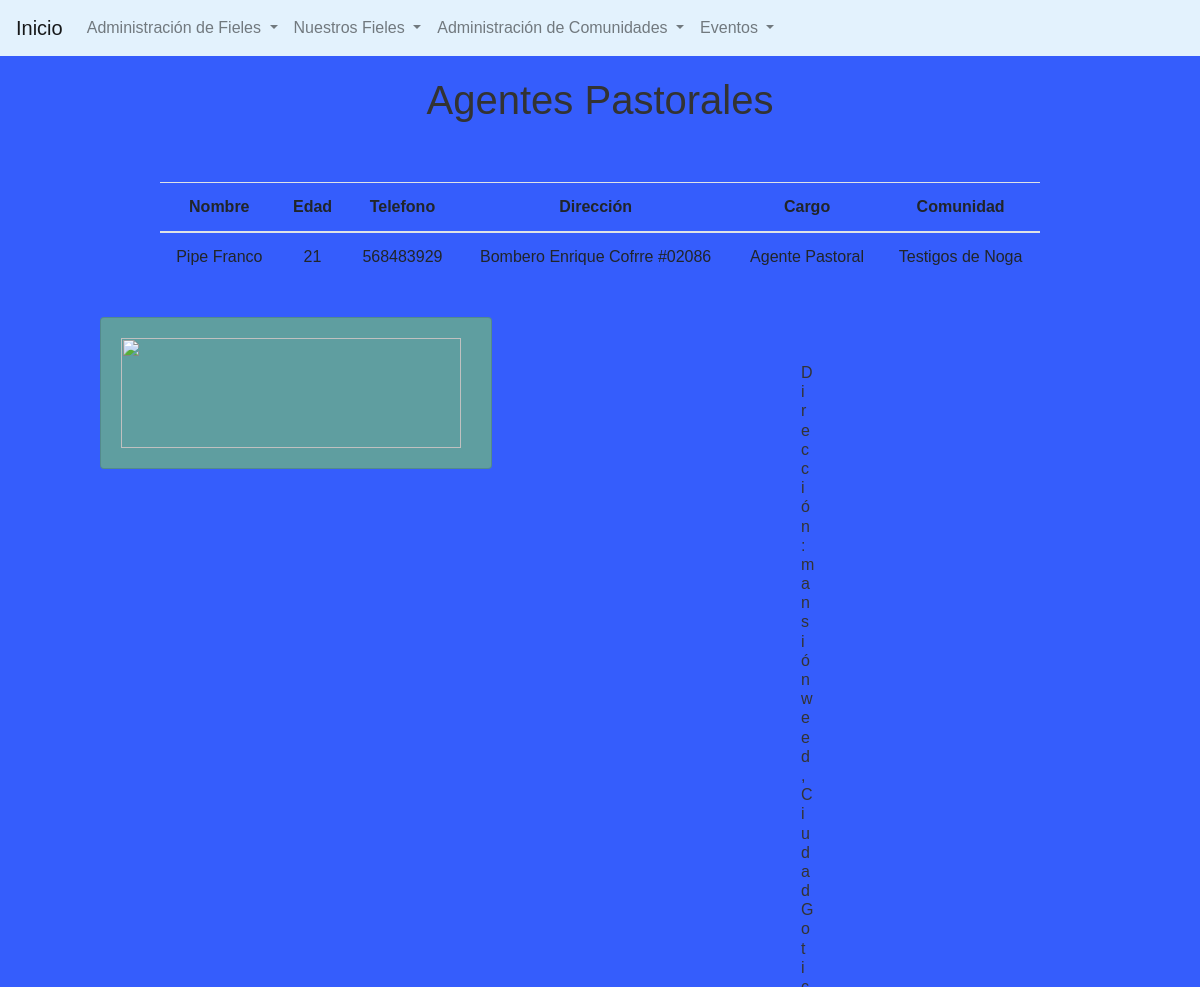
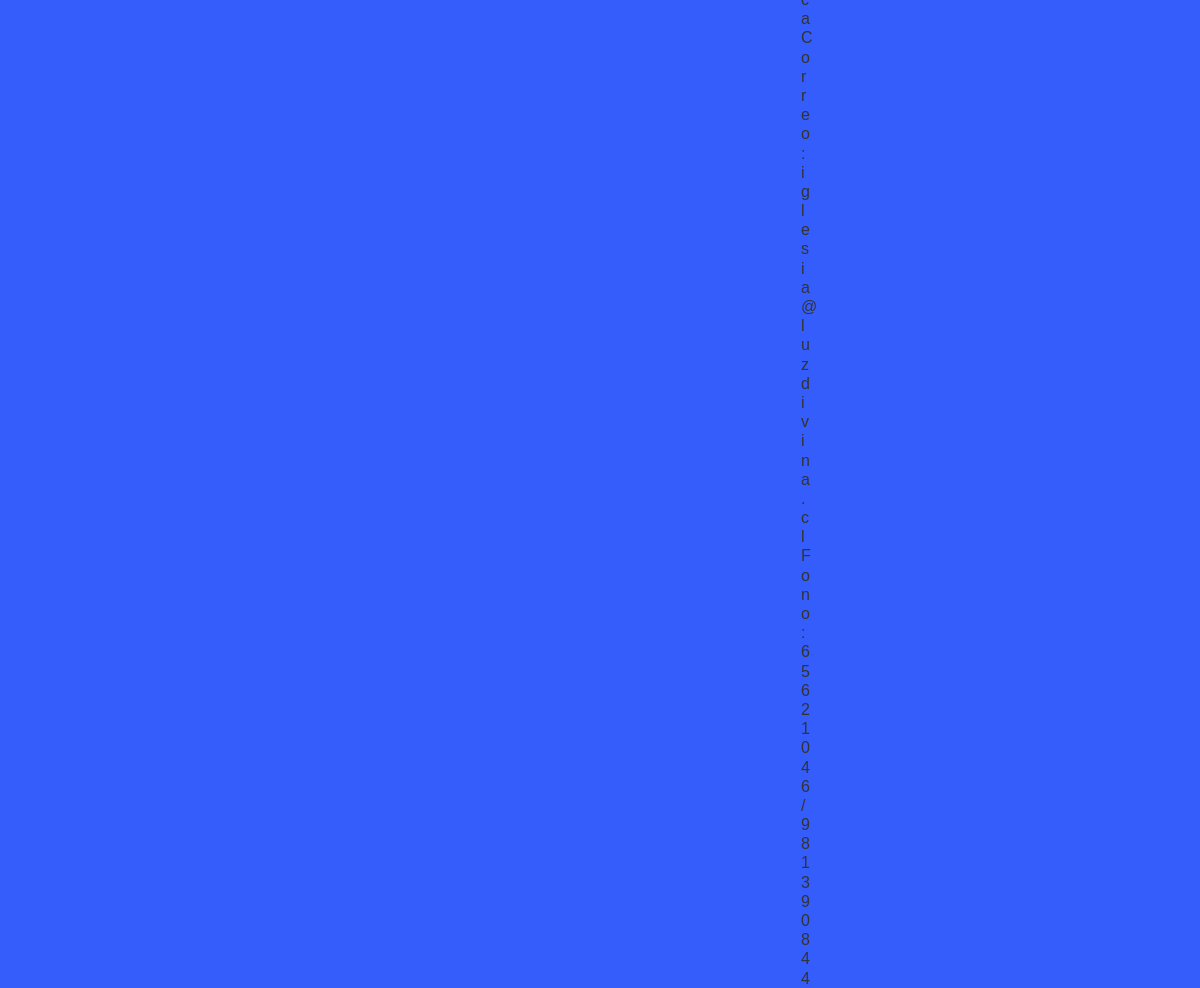
The app's page /listado_agentes_pastorales/ with its own data (2 pictures, top to bottom).
### core/models.py (models this page shows, shortened)
class Persona(models.Model):
    nombre = models.CharField(max_length=40)
    apellido = models.CharField(max_length=40)
    edad = models.IntegerField()
    sexo = models.CharField(max_length=20)
    telefono = models.CharField(max_length=15)
    direccion = models.CharField(max_length=50)
    tipo_persona = models.ForeignKey(TipoPersona, on_delete=models.CASCADE, related_name='cargo')
    tipo_evento = models.ForeignKey(TipoEvento, on_delete=models.CASCADE, null=True)
    comunidad = models.ForeignKey(Comunidad, on_delete=models.CASCADE, null=True)
    class Meta:
        verbose_name = "Persona"
        verbose_name_plural = "Personas"

class TipoPersona(models.Model):
    descripcion = models.CharField(max_length=30)
    class Meta:
        verbose_name = "Tipo de Persona"
        verbose_name_plural = "Tipos de Persona"

class Comunidad(models.Model):
    descripcion = models.CharField(max_length=30)
    ubicacion = models.CharField(max_length=30)
    class Meta:
        verbose_name = "Comunidad"
        verbose_name_plural = "Comunidades"

### core/views.py (the view)
# urls.py: path('listado_agentes_pastorales/', views.ListadoAgentesPastorales, name='listado_agentes_pastorales'),
def ListadoAgentesPastorales(request):
    agentes = Persona.objects.filter(tipo_persona__descripcion='Agente Pastoral')
    return render(request, 'core/lista_agentes_pastorales.html', {'agentes':agentes})

### core/processors.py (called while the page is built)
def VariableBase(request):
    tipos_persona = TipoPersona.objects.all()
    tipos_evento = TipoEvento.objects.all()
    comunidades = Comunidad.objects.all()
    variables = {
        'tp':tipos_persona,
        'te':tipos_evento,
        'c':comunidades,
    }
    return variables

### core/templates/core/lista_agentes_pastorales.html (shortened to what this page needs)
{% extends 'core/base.html' %}
{% load static %}
{% block contenido %}
<h1>Agentes Pastorales</h1>
<div class="row">
        <table class="table table-hover" style="width: 80%; margin-left: 10%; margin-top: 50px;">
            <thead>
                <tr>
                    <th scope="col">Nombre</th>
                    <th scope="col">Edad</th>
                    <th scope="col">Telefono</th>
                    <th scope="col">Dirección</th>
                    <th scope="col">Cargo</th>
                    <th scope="col">Comunidad</th>
                </tr>
            </thead>
            <tbody>
                {% for p in agentes %}
                <tr>
                    <td>{{ p.nombre|add:' '|add:p.apellido }}</td>
                    <td>{{ p.edad }}</td>
                    <td>{{ p.telefono }}</td>
                    <td>{{ p.direccion }}</td>
                    <td>{{ p.tipo_persona.descripcion }}</td>
                    <td>{{ p.comunidad.descripcion }}</td>
                </tr>
                {% endfor %}
            </tbody>
        </table>
    {% endblock contenido %}

### core/static/core/css/estilo_general.css (style rules this page uses)
body { background-color: aqua; }
.row { text-align: center; margin: 20px 50px; margin-top: 0%; }
h1 { text-align: center; color: aliceblue; font-family: 'Times New Roman', Times, serif; size: 15px; margin-top: 20px; }
@media only screen and (min-width: 500px) { body { background-image:url(https://www.solofondos.com/wp-content/uploads/2015/11/Fondos-para-paginas-web-grandes.jpg); background-repeat:repeat; background-position:top left; background-attachment:fixed; background-color:#355dfc; } }
body { font-family:Arial, Arial, Helvetica, sans-serif; }
h1, h2, h3, h4, h5, h6, #header .title { font-family:Arial, Verdada, Arial, Helvetica, sans-serif; color:#333; }

### records on screen
Persona: nombre|add "Pipe Franco", edad "21", telefono "568483929", direccion "Bombero Enrique Cofrre #02086", tipo_persona.descripcion "Agente Pastoral", comunidad.descripcion "Testigos de Noga"
